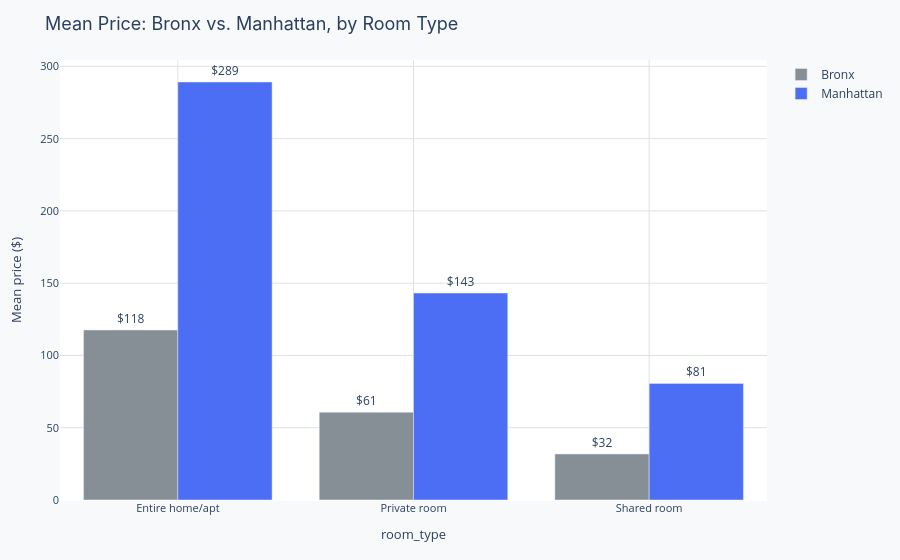

This figure's notebook cell:
### Markdown cell above
---
## Real-world example: The Manhattan premium, in dollars

Mean price by neighbourhood group and room type, no transform applied:

| | Entire home/apt | Private room | Shared room |
|---|---|---|---|
| Bronx | \$117.60 | \$60.70 | \$31.80 |
| Manhattan | \$289.20 | \$143.20 | \$80.70 |
| **Manhattan − Bronx** | **+\$171.60** | **+\$82.50** | **+\$48.80** |

The Manhattan premium is not one number. It's \$172 if you're renting an entire home, but only \$49 if you're renting a shared room. A model with only `neighbourhood_group` and `room_type` as separate additive terms must pick a single average Manhattan premium and apply it everywhere — it cannot represent a premium that changes size depending on room type. That's exactly what the interaction feature contributes.

(Notice the *ratio* is nearly constant instead — Manhattan runs about 2.4–2.5× the Bronx price for every room type. That's the multiplicative pattern that log(price) already absorbs, as shown above.)

### Code cell
compare = df[df['neighbourhood_group'].isin(['Bronx', 'Manhattan'])]
bars = (compare.groupby(['neighbourhood_group', 'room_type'])['price']
               .mean().unstack('neighbourhood_group').loc[ROOM_TYPES, ['Bronx', 'Manhattan']])

fig = go.Figure(data=[
    go.Bar(name='Bronx', x=ROOM_TYPES, y=bars['Bronx'], marker_color=PALETTE['muted'],
           text=[f"${v:,.0f}" for v in bars['Bronx']], textposition='outside'),
    go.Bar(name='Manhattan', x=ROOM_TYPES, y=bars['Manhattan'], marker_color=PALETTE['primary'],
           text=[f"${v:,.0f}" for v in bars['Manhattan']], textposition='outside'),
])
fig.update_layout(base_layout(
    title='Mean Price: Bronx vs. Manhattan, by Room Type',
    xaxis_title='room_type', yaxis_title='Mean price ($)',
))
fig.update_layout(barmode='group')
fig.show()

### Figure 1 — Plotly figure (JSON) as saved in the notebook; plotly's stock layout.template omitted (floating-point values rounded to 4 significant figures)
{"data": [{"marker": {"color": "#868E96"}, "name": "Bronx", "text": ["$118", "$61", "$32"], "textposition": "outside", "type": "bar", "x": ["Entire home/apt", "Private room", "Shared room"], "y": [117.6, 60.72, 31.85]}, {"marker": {"color": "#4C6EF5"}, "name": "Manhattan", "text": ["$289", "$143", "$81"], "textposition": "outside", "type": "bar", "x": ["Entire home/apt", "Private room", "Shared room"], "y": [289.2, 143.2, 80.68]}], "layout": {"barmode": "group", "legend": {"font": {"size": 12}}, "margin": {"b": 60, "l": 60, "r": 30, "t": 60}, "paper_bgcolor": "#F8F9FA", "plot_bgcolor": "#FFFFFF", "title": {"font": {"family": "Inter, Arial, sans-serif", "size": 18}, "text": "Mean Price: Bronx vs. Manhattan, by Room Type"}, "xaxis": {"gridcolor": "#DEE2E6", "tickfont": {"size": 11}, "title": {"font": {"size": 13}, "text": "room_type"}}, "yaxis": {"gridcolor": "#DEE2E6", "tickfont": {"size": 11}, "title": {"font": {"size": 13}, "text": "Mean price ($)"}}}}
